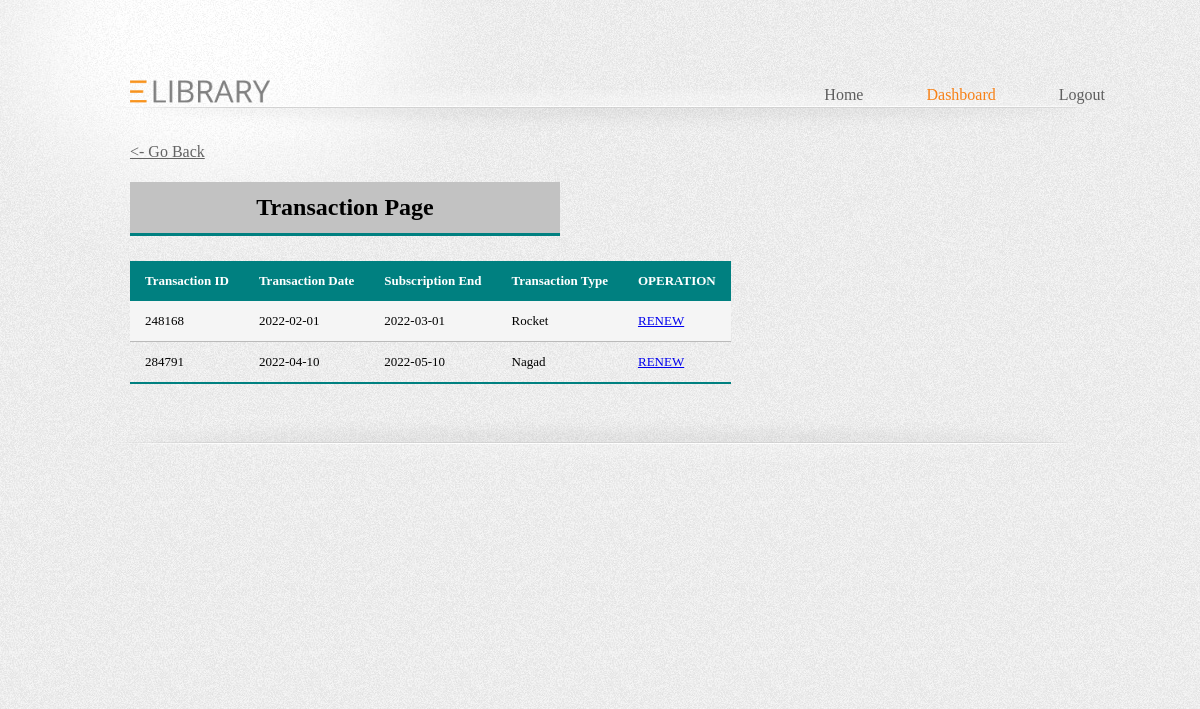
The page /transaction.php (signed in) on the database its author committed.
### tables this page shows
CREATE TABLE `sub_stat` (
  `TRXID` varchar(50) NOT NULL,
  `RID` int(11) NOT NULL,
  `TRX_DATE` date NOT NULL,
  `S_END` date NOT NULL,
  `B_FLAG` tinyint(1) NOT NULL,
  `N_FLAG` tinyint(1) NOT NULL,
  `R_FLAG` tinyint(1) NOT NULL
);

### transaction.php (the view, shortened to what this page needs)
<?php
	require_once('DBconnect.php');
	if(!empty($_SESSION['UID'])){
?>
<!DOCTYPE html>
<html>
	<head>
		<link rel="stylesheet" href="css/style_home.css" type="text/css" />
	</head>
	<body>
	<div class="page">
			<div class="header">
				<a href="homepage.php" id="logo"><img src="images/logo.png" alt=""/></a>
				<ul>
					<li><a href="homepage.php">Home</a></li>
					<?php if(!empty($_SESSION['UID'])){ ?>
					<li class="selected"><a href="dashboard.php">Dashboard</a></li>
					<li><a href="logout.php">Logout</a></li>
					<?php }else { ?>
					<li><a href="login.php">Login</a></li>
					<?php }?>
				</ul>
			</div>
			<div class="body">
                <body>
					<p class = "back"><a href="dashboard.php"><- Go Back</a></p>
				</body>
                <body>
					<h2 class = "bl">Transaction Page</h2>
				</body>
					<?php
					$rid = $_SESSION['UID'];
					$sql = "SELECT * FROM sub_stat WHERE RID = '$rid'";
					$result = mysqli_query($conn, $sql);
					if (mysqli_num_rows($result) != 0) {
						?>
						<table class = "table">
						<tr>
							<th>Transaction ID</th>
							<th>Transaction Date</th>
							<th>Subscription End</th>
							<th>Transaction Type</th>
							<th colspan="1" align="center">OPERATION</th>
						</tr>
						<?php
						while($row = mysqli_fetch_array($result)) {
							If ($row[5]){
								$t="Nagad";
							}
							If ($row[6]){
								$t="Rocket";
							}
							echo "
							<tr>
							<td>". $row[0]."</td>
							<td>". $row[2]."</td>
							<td>". $row[3]."</td>
							<td>". $t."</td>
                            <td><a href = 'request_process.php?bookid=$row[0]'>RENEW</a></td>
							</tr>";
						}
						echo "</table>";
					}
					else {
						echo "NO BOOK";
					}
                ?>
			</div>
			<div class="footer">
			</div>
		</div>
	</body>
</html>
<?php
	}
	else{
		echo 'Access Denied.';
	}
?>

### css/style_home.css (style rules this page uses)
body { margin:0; background:url(../images/bg-body.jpg); }
.page { background:url(../images/bg-header.jpg) no-repeat center top; }
.header { background:url(../images/bg-navigation.jpg) no-repeat center 90px; width:940px; margin:0 auto; height:105px; padding:36px 10px 0; }
.header a#logo { display:block; float:left; outline:none; }
.header a#logo img { border:0; max-width: 20%; max-height: 20%; padding:40px 0px 0; }
.header ul { margin:-35px; list-style:none; padding:0px 0px 100 100px; float:right; }
.header ul li { float:left; margin:0 0 0 63px; }
.header ul li.selected a,.header ul li a:hover { color:#f78117; }
.header ul li a { font-size:16px; text-decoration:none; color:#5e5e5e; font-family: 'RokkittRegular'; outline:none; }
.body { width:940px; margin:0 auto; padding:0 10px; overflow:hidden; }
.body p { font-family: 'RokkittRegular'; font-size:16px; text-align:justify; color:#636363; margin:0 0 20px; line-height:21px; }
.body p a { outline:none; color:#636363; }
.footer { width:940px; background:url(../images/bg-footer.jpg) no-repeat center top; padding:65px 10px 207px; margin:0 auto; overflow:hidden; }

### transaction.php (style rules this page uses)
.table { border-collapse: collapse; width: 100% color: #f78117; font-size: 13px; text-align: left; margin: 25px 0; min-width: 400px; }
.table tr th { background-color: teal; color: white; text-align: left; padding: 12px 15px; }
.table tr td { padding: 12px 15px; text-align: left; border-bottom: 1px solid #bababa; }
.table tr:nth-of-type(even) { background-color: #f5f5f5; }
.table tr:last-of-type { border-bottom: 2px solid teal; }
h2.bl { position: relative; border-bottom: 3px solid teal; background-color: #c2c2c2; text-align: center; padding: 12px 15px; max-width: 400px; }
li { height: 30px; line-height: 30px; }

### rows shown on the page
sub_stat: TRXID "248168", TRX_DATE "2022-02-01", S_END "2022-03-01", R_FLAG "Rocket"
sub_stat: TRXID "284791", TRX_DATE "2022-04-10", S_END "2022-05-10", N_FLAG "Nagad"
